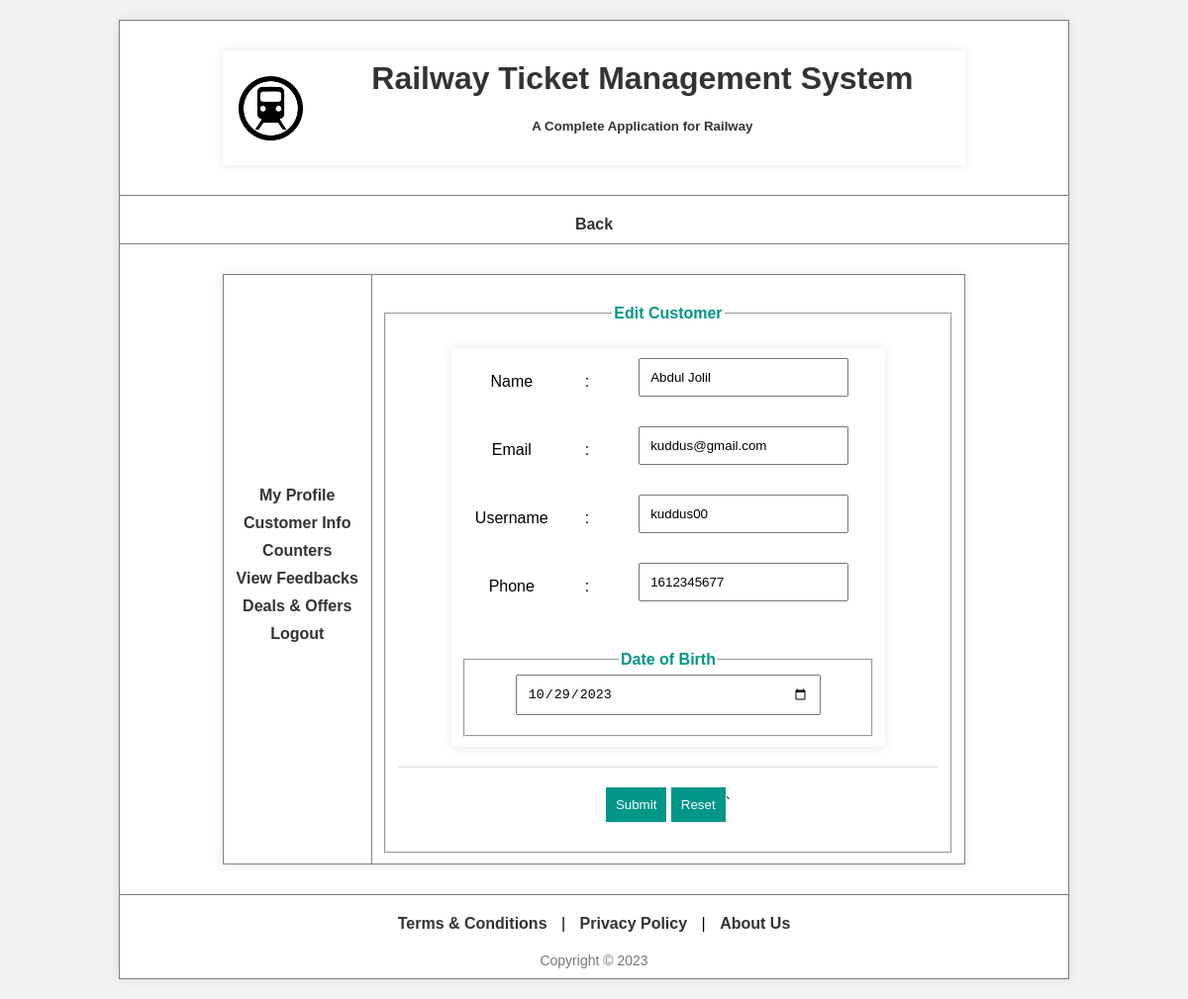
/view/editCustomer.php?id=1 (signed in), run on the app's committed database.
### tables this page shows
CREATE TABLE `user` (
  `id` int(255) NOT NULL,
  `name` varchar(255) NOT NULL,
  `email` varchar(255) NOT NULL,
  `username` varchar(255) NOT NULL,
  `phone` int(255) NOT NULL,
  `password` varchar(255) NOT NULL,
  `userType` text NOT NULL,
  `gender` text NOT NULL,
  `dob` date NOT NULL
);

### view/editCustomer.php (the view, shortened to what this page needs)
<?php
    $name = "";
    $email = "";
    $username = "";
    $phone = "";
    $dob = "";
    if($_SERVER['REQUEST_METHOD']=='GET'){
        $id=$_GET['id'];
        $con=getConnection();
        $sql=" select * from user where id=$id";
        $result=mysqli_query($con,$sql);
        $row= mysqli_fetch_assoc($result);
        $name = $row['name'];
        $email = $row['email'];
        $username = $row['username'];
        $phone = $row['phone'];
        $dob = $row['dob'];
    }
?>
<html>
<html lang="en">
<head>
</head>
<body>
    <table border="1" width="100%" height="100%" align="center">
        <tr height="70">
            <td>
                <table width="100%">
                    <tr>
                        <td>
                            <img src="../upload/logo.png" height="65" width="65" alt="">
                        </td>
                        <td align="right">
                            <h1>Railway Ticket Management System</h1>
                            <h5>A Complete Application for Railway</h5>
                        </td>
                    </tr>
                </table>
            </td>
        </tr>
        <tr height="20">
            <td align="right">
                <nav>
                    <a href="customer.php">Back</a>
                </nav>
            </td>
        </tr>
        <tr>
            <td>
                <table width="100%" height="90%" border="1">
                        <tr>
                            <td width="20%">
                                <ul>
                                    <li><a href="myProfile.php">My Profile</a></li>
                                    <li><a href="customer.php">Customer Info</a></li>
                                    <li><a href="counter.php">Counters</a></li>
                                    <li><a href="feedback.php">View Feedbacks</a></li>
                                    <li><a href="deals.php">Deals & Offers</a></li>
                                    <li><a href="../controller/logout.php">Logout</a></li>
                                </ul>
                            </td>
                            <td width="80%">
                                <fieldset>
                                    <legend>Edit Customer</legend>
                                    <form name="editCustomerForm" action="editCustomer.php" method="post" onsubmit="return validateEditCustomerForm()">
                                            <table>
                                                <tr>
                                                    <td>Name</td>
                                                    <td>:</td>
                                                    <td><input type="text" name="name" value="<?php echo $name; ?>" /></td>
                                                </tr>
                                                <tr>
                                                    <td>Email</td>
                                                    <td>:</td>
                                                    <td><input type="email" name="email" value="<?php echo $email; ?>" /></td>
                                                </tr>
                                                <tr>
                                                    <td>Username</td>
                                                    <td>:</td>
                                                    <td><input type="text" name="username" value="<?php echo $username; ?>" /></td>
                                                </tr>
                                                <tr>
                                                    <td>Phone</td>
                                                    <td>:</td>
                                                    <td><input type="number" name="phone" value="<?php echo $phone; ?>" /></td>
                                                </tr>
                                                <tr>
                                                    <td colspan="3">
                                                        <fieldset>
                                                            <legend>Date of Birth</legend>
                                                            <input type="date" name="dob" value="<?php echo $dob; ?>" />
                                                        </fieldset>
                                                    </td>
                                                </tr>
                                            </table>
                                            <hr />
                                            <input type="submit" name="btn" value="Submit" />
                                            <input type="reset" name="rst" value="Reset" />`
                                        </form>
                                    </fieldset>
                            </td>
                        </tr>
                    </table>
            </td>
        </tr>
      <tr align="center">
        <td colspan="2">
          <nav>
            <a href="t&c.html">Terms & Conditions</a> |
            <a href="privacyPolicy.html">Privacy Policy</a> |
            <a href="aboutUs.html">About Us</a>
          </nav>
          <footer>Copyright &copy; 2023</footer>
        </td>
      </tr>
    </table>
  </body>
</html>

### view/editCustomer.php (style rules this page uses)
body { font-family: 'Arial', sans-serif; margin: 0; padding: 0; background-color: #f2f2f2; }
table { border-collapse: collapse; width: 80%; margin: 20px auto; background-color: #fff; box-shadow: 0 0 10px rgba(0, 0, 0, 0.1); }
h1, h5 { color: #333; }
nav { margin-top: 10px; }
nav a { text-decoration: none; color: #333; margin: 0 10px; font-weight: bold; }
img { max-width: 100%; height: auto; }
td { padding: 10px; text-align: center; }
ul { list-style-type: none; padding: 0; margin: 0; }
ul li { margin-bottom: 10px; }
ul li a { text-decoration: none; color: #333; font-weight: bold; }
table th, table td { padding: 10px; text-align: center; }
footer { margin-top: 20px; font-size: 14px; color: #777; }
a { text-decoration: none; color: #009688; font-weight: bold; }
form { margin-bottom: 20px; }
fieldset { margin-top: 20px; }
legend { font-weight: bold; color: #009688; }
input[type="submit"], input[type="reset"] { padding: 10px; background-color: #009688; color: #fff; border: none; cursor: pointer; }
input[type="number"], input[type="text"], input[type="email"] { width: 80%; padding: 10px; margin-bottom: 10px; }
input[type="date"] { width: 80%; padding: 10px; margin-bottom: 10px; }
hr { border: 0; height: 1px; background-color: #ddd; margin-bottom: 20px; }

### data on the page
user: name "Abdul Jolil", email "kuddus@gmail.com", username "kuddus00", phone "1612345677", dob "10/29/2023"
